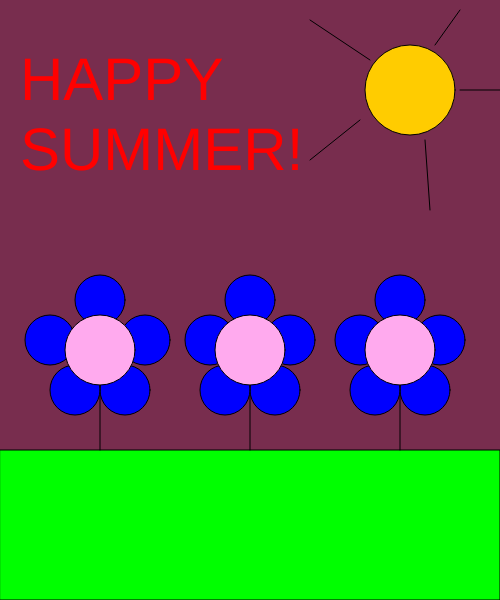
Frame 1 (no input)
Frame 60 (no input): identical to frame 1, image omitted
Frame 120 (the mouse pressed at the canvas centre since frame 60): identical to frame 1, image omitted

The p5.js sketch that drew this single still picture (run headless with seeded random() and noise() and a simulated clock; from frame 60 on, the mouse is pressed at the canvas centre):

// p5.js sketch
// ── sketch.js
function setup()
    {
        createCanvas(500,600);
    }
    
    function draw ()
    {
        background(120,45,78); 
        fill (255, 204, 0);
        circle(410,90,90);

    
        fill(10);
        line (360,120,310,160);
        line (425,140,430,210);
        line (460,90,560,90);
        line (310,20,370,60);
        line (435,45,460,10);

        fill('rgb(0,255,0)');
        rect (0,450,500,150);

        fill(10);
        line (100,450,100,370);
        line (250,450,250,370);
        line (400,450,400,370);

        

        fill(color(0,0,255));
        circle(100,300,50);
        circle(145,340,50);
        circle(125,390,50);
        circle(75,390,50);
        circle(50,340,50);

        circle(250,300,50);
        circle(290,340,50);
        circle(275,390,50);
        circle(225,390,50);
        circle(210,340,50);

        circle(400,300,50);
        circle(440,340,50);
        circle(425,390,50);
        circle(375,390,50);
        circle(360,340,50);

        fill('#fae');
        circle(100,350,70);
        circle(250,350,70);
        circle(400,350,70);

        fill('red');
        textSize(60);
        text('HAPPY',20,100);
        text('SUMMER!',20,170);
    }      
